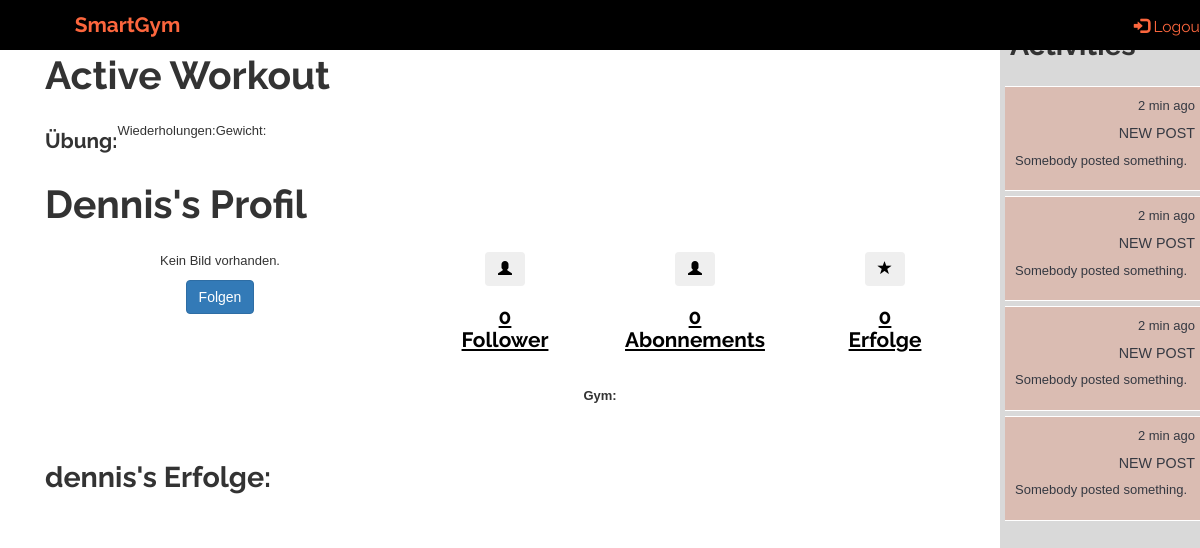
The app's page /tracker/user_profile/1 (signed in) with its own data.
### tracker/models.py (models this page shows, shortened)
class Profile(models.Model):
    user = models.OneToOneField(User, primary_key=True, on_delete=models.CASCADE)
    bio = models.TextField(max_length=500, blank=True, help_text="Beschreibung.")
    profile_image = models.ImageField(upload_to=get_image_path, blank=True, null=True)
    def get_follows_connections(self):
        connections = Connection.objects.filter(follower=self.user)
        return connections
    class Meta:
        abstract = True

class UserProfile(Profile):
    date_of_birth = models.DateField(null=False, blank=False)
    gym = models.ManyToManyField('GymProfile', blank=True)
    rfid_tag = models.CharField('RFID', max_length=10, blank=True, null=True)
    achievements = models.ManyToManyField('Achievement', blank=True)
    active_set = models.ForeignKey('Set', blank=True, null=True, on_delete=models.DO_NOTHING)

### tracker/views.py (the view)
# urls.py: url(r'^user_profile/(?P<pk>\d+)$', views.UserProfileView.as_view(), name='profile'),
class UserProfileView(LoginRequiredMixin, generic.DetailView):
    model = UserProfile
    context_object_name = 'profile'
    template_name = 'tracker/User/user_profile.html'
    def get_context_data(self, **kwargs):
        context = super().get_context_data(**kwargs)
        context['base_template'] = 'tracker/User/user_tracker_base.html'
        return context

### tracker/templates/tracker/User/user_profile.html (shortened to what this page needs)
{% extends base_template %}
{% block extra_head %}
{% load static %}
<link rel="stylesheet" href="{% static 'css/style.css' %}">
{% endblock %}
{% block site_content %}
<div class="container background-col">
    <div class="row full-height">
        <div class="col-xs-12 col-sm-12 col-md-12 col-lg-12 padding-0">
            <div class="row row-eq-height">
                <div class="col-xs-12 col-sm-12 col-md-12 col-lg-12">
                    <h1>Active Workout</h1>
                </div>
                <div class="col-xs-12 col-sm-12 col-md-12 col-lg-12 hcenter">
                    <h3 id="exercise_name"> Übung: </h3>
                    <p id="repetitions"> Wiederholungen: </p>
                    <p id="weight"> Gewicht:</p>
                </div>
            </div>
            <div class="row row-eq-height">
                {% if profile.user == user %}
                    <div class="col-xs-12 col-sm-12 col-md-12 col-lg-12">
                        <h1>Mein Profil</h1>
                    </div>
                {% else %}
                    <div class="col-xs-12 col-sm-12 col-md-12 col-lg-12 hcenter">
                        <h1>{{ profile.user.username }}'s Profil</h1>
                    </div>
                {% endif %}
            </div>
            <div class="row text-center row-eq-height sm-row-padding">
                <div class="col-xs-12 col-sm-12 col-md-4 col-lg-4 full-h">
                    <div class="row">
                        <div class="col-xs-12 col-sm-12 col-md-4 col-lg-4 full-width">
                            {% if profile.profile_image %}
                                <img src='{{ profile.profile_image.url  }}' class="profile-img img-resize" alt="Profile Image"/>
                            {% else %}
                                <p>Kein Bild vorhanden.</p>
                            {% endif %}
                        </div>
                        <div class="col-xs-12 col-sm-12 col-md-4 col-lg-4 full-width">
                            {% if not profile.user == user and profile.user.id in user.profile.get_follow_ids %}
                                <a href="{% url 'delete_connection' profile.user.id %}"><button type="button" class="btn" >Nicht mehr folgen</button></a>
                            {% elif not profile.user == user %}
                                <a href="{% url 'create_connection' profile.user.id %}"><button type="button" class="btn btn-primary">Folgen</button></a>
                            {% else %}
                                <a></a>
                            {% endif %}
                        </div>
                    </div>
                </div>
                <div class="col-xs-4 col-sm-4 col-md-2 col-lg-2">
                    <a href="{% url 'followers' profile.user.id %}" class="text-center black-text">
                        <button type="button" class="btn" aria-label="Left Align">
                            <span class="glyphicon glyphicon-user" aria-hidden="true"></span>
                        </button>
                        <h3><b>{{ zzprofile.get_follower_connections |length }}<br>Follower</b></h3>
                    </a>
                </div>
                <div class="col-xs-4 col-sm-4 col-md-2 col-lg-2">
                    <a href="{% url 'followers' profile.user.id %}" class="text-center black-text">
                        <button type="button" class="btn" aria-label="Left Align">
                            <span class="glyphicon glyphicon-user" aria-hidden="true"></span>
                        </button>
                        <h3><b>{{ profile.get_follows_connections |length }}<br>Abonnements</b></h3>
                    </a>
                </div>
                <div class="col-xs-4 cglyol-sm-4 col-md-2 col-lg-2">
                    <a href="#" class="text-center black-text">
                        <button type="button" class="btn" aria-label="Left Align">
                            <span class="glyphicon glyphicon-star" aria-hidden="true"></span>
                        </button>
                        <h3><b>{{ profile.achievements.all |length }}<br>Erfolge</b></h3>
                    </a>
                </div>
            </div>
            {% if profile.gym %}
                <div class="row text-center sm-row-padding">
                    <div class="col-xs-12 col-sm-12 col-md-12 col-lg-12">
                            <p><b>Gym: </b>
                            </p>
                    </div>
                </div>
            {% endif %}
            <div class="row sm-row-padding">
                <div class="col-xs-12 col-sm-12 col-md-12 col-lg-12">
                    {% if profile.user == user %}
                        <h2>Meine Erfolge:</h2>
                    {% else %}
                        <h2><b>{{ profile.user.username }}'s Erfolge:</b></h2>
                    {% endif %}
                </div>
            </div>
        </div>
    </div>
</div>
{% endblock %}
{% block js_imports %}
{% load static %}
{% endblock %}

### tracker/static/tracker/css/tracker_style.css (style rules this page uses)
html, body { height: 100%; min-height: 100%; width: 100%; min-width: 100%; margin: 0px; max-width: 100%; padding: 0px; font-family: TrajanPro-Regular, 'Lucida Grande', sans-serif; overflow-x: hidden; }
h2 { font-size: 2.0rem; }
body { padding-top: 50px; }
@media only screen and (min-width: 701px) and (max-width: 1280px) { html, body { font-size: 13px; } }
.full-height { min-height: 100%; height: 100%; }
.full-width { min-width: 100%; }

### home/static/home/css/style.css (style rules this page uses)
html, body { height: 100%; min-height: 100%; width: 100%; min-width: 100%; margin: 0px; max-width: 100%; padding: 0px; font-family: TrajanPro-Regular, 'Lucida Grande', sans-serif; }
a { text-decoration: underline; }
@media only screen and (min-width: 800px) { .hcenter { display: flex; align-items: center; } }
h1 { text-transform: capitalize; font-family: 'Raleway', sans-serif; font-weight: bold; margin-bottom: 1.0rem; font-size: 3.0rem; }
h2 { font-family: 'Raleway', sans-serif; font-weight: bold; font-size: 2.2rem; }
h3 { text-transform: capitalize; font-family: 'Raleway', sans-serif; font-weight: bold; font-size: 1.6rem; }
.row { height: auto; width: 100%; margin: 0px; padding: 0px; }
.full-height { height: 100vh; }
.full-width { min-width: 100%; width: 100%; }
.full-h { min-height: 100%; height: 100%; }
.padding-0 { padding: 0px; }
.sm-row-padding { padding-top: 1rem; padding-bottom: 1rem; }
.black-text { color: black; }

### records on screen
UserProfile: user.username "Dennis", get_follows_connections|length "0", achievements.all|length "0", user.username "dennis"

### other values on screen
{{ zzprofile.get_follower_connections |length }} "0"
